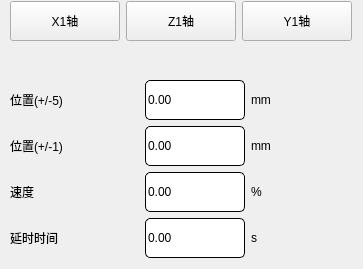
     <widget class="QWidget" name="page">
      <widget class="QWidget" name="layoutWidget_3">
       <property name="geometry">
        <rect>
         <x>10</x>
         <y>0</y>
         <width>344</width>
         <height>42</height>
        </rect>
       </property>
       <layout class="QHBoxLayout" name="horizontalLayout_15">
        <item>
         <widget class="QPushButton" name="pushButton_7">
          <property name="minimumSize">
           <size>
            <width>110</width>
            <height>40</height>
           </size>
          </property>
          <property name="maximumSize">
           <size>
            <width>110</width>
            <height>40</height>
           </size>
          </property>
          <property name="text">
           <string>X1轴</string>
          </property>
         </widget>
        </item>
        <item>
         <widget class="QPushButton" name="pushButton_6">
          <property name="minimumSize">
           <size>
            <width>110</width>
            <height>40</height>
           </size>
          </property>
          <property name="maximumSize">
           <size>
            <width>110</width>
            <height>40</height>
           </size>
          </property>
          <property name="text">
           <string>Z1轴</string>
          </property>
         </widget>
        </item>
        <item>
         <widget class="QPushButton" name="pushButton_15">
          <property name="minimumSize">
           <size>
            <width>110</width>
            <height>40</height>
           </size>
          </property>
          <property name="maximumSize">
           <size>
            <width>110</width>
            <height>40</height>
           </size>
          </property>
          <property name="text">
           <string>Y1轴</string>
          </property>
         </widget>
        </item>
       </layout>
      </widget>
      <widget class="QWidget" name="layoutWidget_4">
       <property name="geometry">
        <rect>
         <x>10</x>
         <y>80</y>
         <width>301</width>
         <height>180</height>
        </rect>
       </property>
       <layout class="QGridLayout" name="gridLayout_23">
        <item row="2" column="1">
         <widget class="QLineEdit" name="lineEdit_General_Position_X1_3">
          <property name="sizePolicy">
           <sizepolicy hsizetype="Preferred" vsizetype="Fixed">
            <horstretch>0</horstretch>
            <verstretch>0</verstretch>
           </sizepolicy>
          </property>
          <property name="minimumSize">
           <size>
            <width>100</width>
            <height>40</height>
           </size>
          </property>
          <property name="maximumSize">
           <size>
            <width>100</width>
            <height>40</height>
           </size>
          </property>
          <property name="styleSheet">
           <string notr="true">QLineEdit {
border-radius: 5px;
border: 1px solid #000000;
}</string>
          </property>
          <property name="text">
           <string>0.00</string>
          </property>
         </widget>
        </item>
        <item row="0" column="1">
         <widget class="QLineEdit" name="lineEdit_General_Position_X1_2">
          <property name="sizePolicy">
           <sizepolicy hsizetype="Preferred" vsizetype="Fixed">
            <horstretch>0</horstretch>
            <verstretch>0</verstretch>
           </sizepolicy>
          </property>
          <property name="minimumSize">
           <size>
            <width>100</width>
            <height>40</height>
           </size>
          </property>
          <property name="maximumSize">
           <size>
            <width>100</width>
            <height>40</height>
           </size>
          </property>
          <property name="styleSheet">
           <string notr="true">QLineEdit {
border-radius: 5px;
border: 1px solid #000000;
}</string>
          </property>
          <property name="text">
           <string>0.00</string>
          </property>
         </widget>
        </item>
        <item row="2" column="0">
         <widget class="QLabel" name="lab_General_Position_4">
          <property name="minimumSize">
           <size>
            <width>90</width>
            <height>40</height>
           </size>
          </property>
          <property name="maximumSize">
           <size>
            <width>16777215</width>
            <height>40</height>
           </size>
          </property>
          <property name="text">
           <string>速度</string>
          </property>
         </widget>
        </item>
        <item row="2" column="2">
         <widget class="QLabel" name="lab_General_Position_5">
          <property name="minimumSize">
           <size>
            <width>60</width>
            <height>40</height>
           </size>
          </property>
          <property name="maximumSize">
           <size>
            <width>60</width>
            <height>40</height>
           </size>
          </property>
          <property name="text">
           <string>%</string>
          </property>
         </widget>
        </item>
        <item row="3" column="2">
         <widget class="QLabel" name="lab_General_Position_7">
          <property name="minimumSize">
           <size>
            <width>60</width>
            <height>40</height>
           </size>
          </property>
          <property name="maximumSize">
           <size>
            <width>60</width>
            <height>40</height>
           </size>
          </property>
          <property name="text">
           <string>s</string>
          </property>
         </widget>
        </item>
        <item row="0" column="2">
         <widget class="QLabel" name="lab_General_Position_3">
          <property name="minimumSize">
           <size>
            <width>60</width>
            <height>40</height>
           </size>
          </property>
          <property name="maximumSize">
           <size>
            <width>60</width>
            <height>40</height>
           </size>
          </property>
          <property name="text">
           <string>mm</string>
          </property>
         </widget>
        </item>
        <item row="3" column="0">
         <widget class="QLabel" name="lab_General_Position_6">
          <property name="minimumSize">
           <size>
            <width>90</width>
            <height>40</height>
           </size>
          </property>
          <property name="maximumSize">
           <size>
            <width>16777215</width>
            <height>40</height>
           </size>
          </property>
          <property name="text">
           <string>延时时间</string>
          </property>
         </widget>
        </item>
        <item row="3" column="1">
         <widget class="QLineEdit" name="lineEdit_General_Position_X1_4">
          <property name="sizePolicy">
           <sizepolicy hsizetype="Preferred" vsizetype="Fixed">
            <horstretch>0</horstretch>
            <verstretch>0</verstretch>
           </sizepolicy>
          </property>
          <property name="minimumSize">
           <size>
            <width>100</width>
            <height>40</height>
           </size>
          </property>
          <property name="maximumSize">
           <size>
            <width>100</width>
            <height>40</height>
           </size>
          </property>
          <property name="styleSheet">
           <string notr="true">QLineEdit {
border-radius: 5px;
border: 1px solid #000000;
}</string>
          </property>
          <property name="text">
           <string>0.00</string>
          </property>
         </widget>
        </item>
        <item row="1" column="0">
         <widget class="QLabel" name="lab_General_Position_2">
          <property name="minimumSize">
           <size>
            <width>90</width>
            <height>40</height>
           </size>
          </property>
          <property name="maximumSize">
           <size>
            <width>16777215</width>
            <height>40</height>
           </size>
          </property>
          <property name="text">
           <string>位置(+/-1)</string>
          </property>
         </widget>
        </item>
        <item row="0" column="0">
         <widget class="QLabel" name="lab_General_Position_8">
          <property name="minimumSize">
           <size>
            <width>90</width>
            <height>40</height>
           </size>
          </property>
          <property name="maximumSize">
           <size>
            <width>16777215</width>
            <height>40</height>
           </size>
          </property>
          <property name="text">
           <string>位置(+/-5)</string>
          </property>
         </widget>
        </item>
        <item row="1" column="1">
         <widget class="QLineEdit" name="lineEdit_General_Position_X1_5">
          <property name="sizePolicy">
           <sizepolicy hsizetype="Preferred" vsizetype="Fixed">
            <horstretch>0</horstretch>
            <verstretch>0</verstretch>
           </sizepolicy>
          </property>
          <property name="minimumSize">
           <size>
            <width>100</width>
            <height>40</height>
           </size>
          </property>
          <property name="maximumSize">
           <size>
            <width>100</width>
            <height>40</height>
           </size>
          </property>
          <property name="styleSheet">
           <string notr="true">QLineEdit {
border-radius: 5px;
border: 1px solid #000000;
}</string>
          </property>
          <property name="text">
           <string>0.00</string>
          </property>
         </widget>
        </item>
        <item row="1" column="2">
         <widget class="QLabel" name="lab_General_Position_9">
          <property name="minimumSize">
           <size>
            <width>60</width>
            <height>40</height>
           </size>
          </property>
          <property name="maximumSize">
           <size>
            <width>60</width>
            <height>40</height>
           </size>
          </property>
          <property name="text">
           <string>mm</string>
          </property>
         </widget>
        </item>
       </layout>
      </widget>
     </widget>
